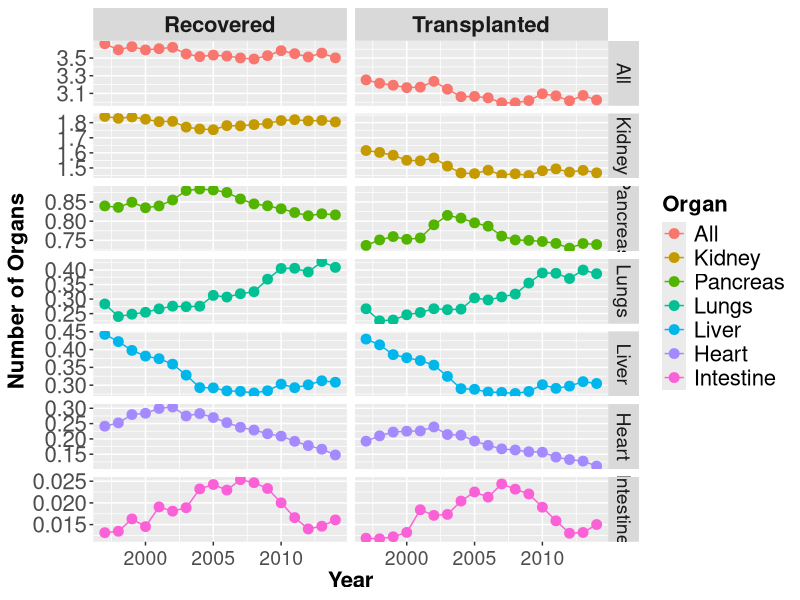
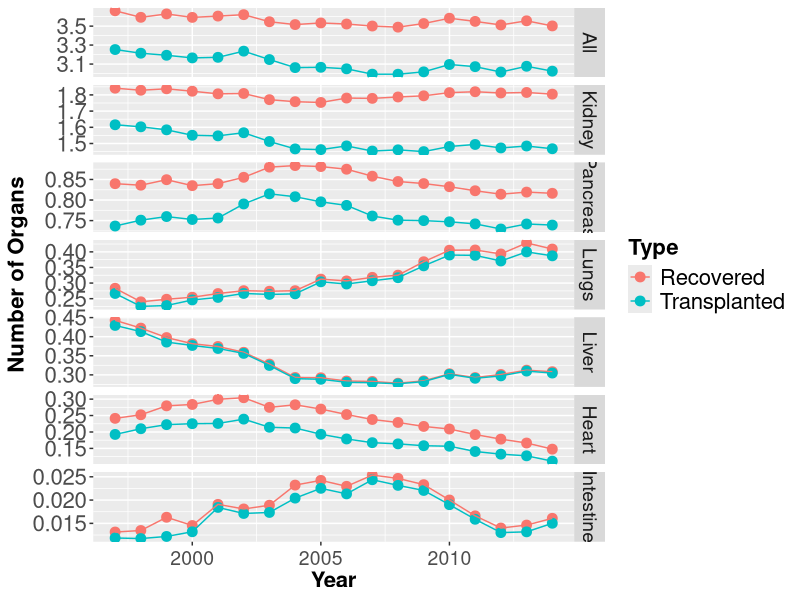
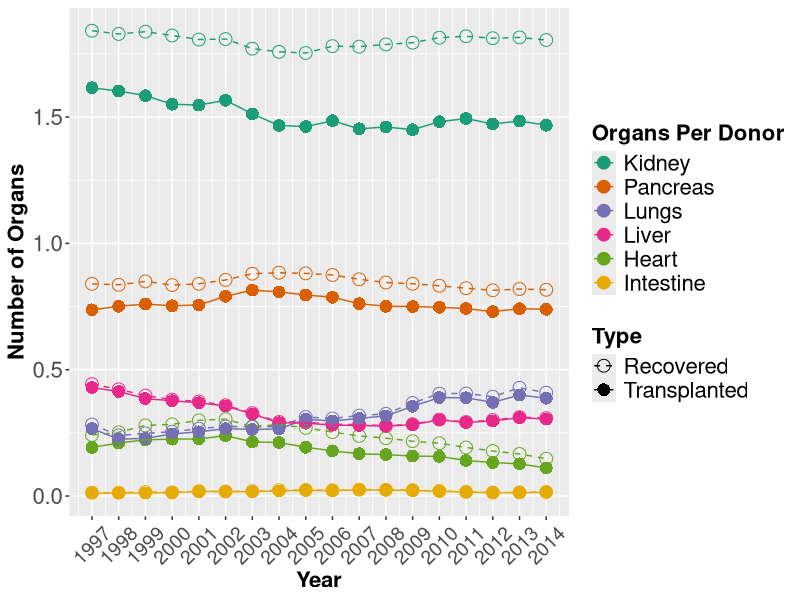

Here is the R script that generated these plots, in order:
## ---- chunk 1
library(ggplot2)
library(scales)
setwd("C:/Users/ceharvey/Documents/Personal/School/Statistical-Graphics/Redesign")
#setwd("C:/Users/chris_000/Documents/school/Statistical-Graphics/Redesign")


data = read.csv("Line3.csv")
data$Organ <- factor(data$Organ,levels = c("All","Kidney", "Pancreas", "Lungs", "Liver","Heart","Intestine"))
data$Type <- factor(data$Type)
data$OrganType <- factor(data$OrganType, levels = c("All Recovered","All Transplanted","Kidney Recovered","Kidney Transplanted","Pancreas Recovered","Pancreas Transplanted","Lungs Recovered","Lungs Transplanted","Liver Recovered"       ,"Liver Transplanted","Heart Recovered","Heart Transplanted","Intestine Recovered","Intestine Transplanted"))

## ---- chunk 2
p <- ggplot(data, aes(Year, Value, color=Organ))+geom_point(size=3)+geom_line()
p+labs(y = "Number of Organs", x="Year")+facet_grid(Organ ~ Type, scales = "free")+ theme(title = element_text(size=18, face="bold"),strip.text.x = element_text(size=16, face="bold"), strip.text.y = element_text(size=14), axis.title.x = element_text(face="bold", size=16), axis.text.x  = element_text(vjust=0.5, size=14), axis.title.y = element_text(face="bold", size=16), axis.text.y  = element_text(size=16), legend.text = element_text( size=16), legend.title = element_text( size=16))
## ---- chunk 3
p <- ggplot(data, aes(Year, Value, color=Type))+geom_point(size=3)+geom_line()
p+labs(y = "Number of Organs", x="Year")+facet_grid(Organ ~ ., scales = "free")+ theme(title = element_text(size=18, face="bold"),strip.text.x = element_text(size=16, face="bold"), strip.text.y = element_text(size=14), axis.title.x = element_text(face="bold", size=16), axis.text.x  = element_text(vjust=0.5, size=14), axis.title.y = element_text(face="bold", size=16), axis.text.y  = element_text(size=16), legend.text = element_text( size=16), legend.title = element_text( size=16))
## ---- chunk 4
cbPalette <- c("#000000", "#E69F00", "#56B4E9", "#009E73", "#FF99FF", "#0072B2", "#D55E00", "#CC79A7")
newdata <- data[ which((data$Organ !='All')), ]
p <- ggplot(newdata, aes(Year, Value, color=Organ))+
  geom_point(size=4, aes(shape=Type))+
  geom_line(aes(linetype=Type))+
  scale_x_continuous(breaks=seq(1997, 2014, 1))
p+labs(y = "Number of Organs", x="Year")+ 
  theme(title = element_text(size=18, face="bold"),
        strip.text.x = element_text(size=16, face="bold"), 
        strip.text.y = element_text(size=14), 
        axis.title.x = element_text(face="bold", size=16), 
        axis.text.x  = element_text(vjust=0.5, size=14, angle=45), 
        axis.title.y = element_text(face="bold", size=16), 
        axis.text.y  = element_text(size=16), 
        legend.text = element_text( size=16), 
        legend.title = element_text( size=16)) + 
  scale_color_brewer(name="Organs Per Donor",palette="Dark2")+
  #scale_colour_manual(values=cbPalette) +
  scale_shape_manual(values=c(1,16)) +
  scale_linetype_manual(values=c("dashed", "solid"))
